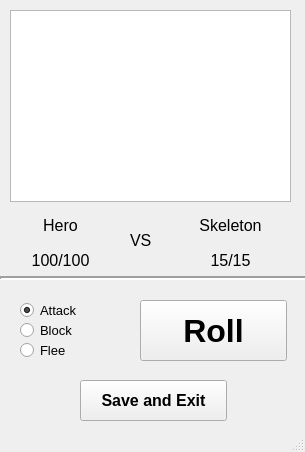
<?xml version="1.0" encoding="UTF-8"?>
<ui version="4.0">
 <class>GameWindow</class>
 <widget class="QMainWindow" name="GameWindow">
  <property name="enabled">
   <bool>true</bool>
  </property>
  <property name="geometry">
   <rect>
    <x>0</x>
    <y>0</y>
    <width>305</width>
    <height>452</height>
   </rect>
  </property>
  <property name="sizePolicy">
   <sizepolicy hsizetype="Fixed" vsizetype="Fixed">
    <horstretch>0</horstretch>
    <verstretch>0</verstretch>
   </sizepolicy>
  </property>
  <property name="minimumSize">
   <size>
    <width>305</width>
    <height>452</height>
   </size>
  </property>
  <property name="maximumSize">
   <size>
    <width>305</width>
    <height>452</height>
   </size>
  </property>
  <property name="windowTitle">
   <string>Endless Text Dungeon</string>
  </property>
  <property name="windowIcon">
   <iconset>
    <normaloff>C:/Users/zjbar/Documents/NetBeansProjects/FinalProj/Image/Icon.png</normaloff>C:/Users/zjbar/Documents/NetBeansProjects/FinalProj/Image/Icon.png</iconset>
  </property>
  <widget class="QWidget" name="centralwidget">
   <widget class="QTextBrowser" name="textBrowser">
    <property name="enabled">
     <bool>true</bool>
    </property>
    <property name="geometry">
     <rect>
      <x>10</x>
      <y>10</y>
      <width>281</width>
      <height>192</height>
     </rect>
    </property>
    <property name="autoFillBackground">
     <bool>false</bool>
    </property>
    <property name="verticalScrollBarPolicy">
     <enum>Qt::ScrollBarAlwaysOff</enum>
    </property>
    <property name="horizontalScrollBarPolicy">
     <enum>Qt::ScrollBarAlwaysOff</enum>
    </property>
    <property name="readOnly">
     <bool>true</bool>
    </property>
    <property name="html">
     <string>&lt;!DOCTYPE HTML PUBLIC &quot;-//W3C//DTD HTML 4.0//EN&quot; &quot;http://www.w3.org/TR/REC-html40/strict.dtd&quot;&gt;
&lt;html&gt;&lt;head&gt;&lt;meta name=&quot;qrichtext&quot; content=&quot;1&quot; /&gt;&lt;style type=&quot;text/css&quot;&gt;
p, li { white-space: pre-wrap; }
&lt;/style&gt;&lt;/head&gt;&lt;body style=&quot; font-family:'MS Shell Dlg 2'; font-size:7.8pt; font-weight:400; font-style:normal;&quot;&gt;
&lt;p style=&quot;-qt-paragraph-type:empty; margin-top:0px; margin-bottom:0px; margin-left:0px; margin-right:0px; -qt-block-indent:0; text-indent:0px;&quot;&gt;&lt;br /&gt;&lt;/p&gt;&lt;/body&gt;&lt;/html&gt;</string>
    </property>
   </widget>
   <widget class="QLabel" name="PlayerName">
    <property name="geometry">
     <rect>
      <x>10</x>
      <y>210</y>
      <width>101</width>
      <height>31</height>
     </rect>
    </property>
    <property name="font">
     <font>
      <family>Tahoma</family>
      <pointsize>12</pointsize>
     </font>
    </property>
    <property name="text">
     <string>Hero</string>
    </property>
    <property name="scaledContents">
     <bool>true</bool>
    </property>
    <property name="alignment">
     <set>Qt::AlignCenter</set>
    </property>
    <property name="wordWrap">
     <bool>false</bool>
    </property>
   </widget>
   <widget class="QLabel" name="EnemyName">
    <property name="geometry">
     <rect>
      <x>170</x>
      <y>210</y>
      <width>121</width>
      <height>31</height>
     </rect>
    </property>
    <property name="font">
     <font>
      <family>Tahoma</family>
      <pointsize>12</pointsize>
     </font>
    </property>
    <property name="text">
     <string>Skeleton</string>
    </property>
    <property name="textFormat">
     <enum>Qt::RichText</enum>
    </property>
    <property name="alignment">
     <set>Qt::AlignCenter</set>
    </property>
   </widget>
   <widget class="QLabel" name="Health">
    <property name="geometry">
     <rect>
      <x>10</x>
      <y>250</y>
      <width>101</width>
      <height>20</height>
     </rect>
    </property>
    <property name="font">
     <font>
      <family>Tahoma</family>
      <pointsize>12</pointsize>
     </font>
    </property>
    <property name="text">
     <string>100/100</string>
    </property>
    <property name="alignment">
     <set>Qt::AlignCenter</set>
    </property>
   </widget>
   <widget class="QLabel" name="EnemyHealth">
    <property name="geometry">
     <rect>
      <x>170</x>
      <y>250</y>
      <width>121</width>
      <height>20</height>
     </rect>
    </property>
    <property name="font">
     <font>
      <family>Tahoma</family>
      <pointsize>12</pointsize>
     </font>
    </property>
    <property name="text">
     <string>15/15</string>
    </property>
    <property name="alignment">
     <set>Qt::AlignCenter</set>
    </property>
   </widget>
   <widget class="QLabel" name="label_5">
    <property name="geometry">
     <rect>
      <x>130</x>
      <y>230</y>
      <width>31</width>
      <height>20</height>
     </rect>
    </property>
    <property name="font">
     <font>
      <family>Tahoma</family>
      <pointsize>12</pointsize>
     </font>
    </property>
    <property name="text">
     <string>VS</string>
    </property>
   </widget>
   <widget class="Line" name="line">
    <property name="geometry">
     <rect>
      <x>0</x>
      <y>270</y>
      <width>311</width>
      <height>16</height>
     </rect>
    </property>
    <property name="lineWidth">
     <number>2</number>
    </property>
    <property name="orientation">
     <enum>Qt::Horizontal</enum>
    </property>
   </widget>
   <widget class="QRadioButton" name="Attack">
    <property name="geometry">
     <rect>
      <x>20</x>
      <y>300</y>
      <width>95</width>
      <height>20</height>
     </rect>
    </property>
    <property name="font">
     <font>
      <family>Tahoma</family>
      <pointsize>10</pointsize>
     </font>
    </property>
    <property name="text">
     <string>Attack</string>
    </property>
    <property name="checked">
     <bool>true</bool>
    </property>
    <attribute name="buttonGroup">
     <string notr="true">Actions</string>
    </attribute>
   </widget>
   <widget class="QRadioButton" name="Block">
    <property name="geometry">
     <rect>
      <x>20</x>
      <y>320</y>
      <width>95</width>
      <height>20</height>
     </rect>
    </property>
    <property name="font">
     <font>
      <family>Tahoma</family>
      <pointsize>10</pointsize>
     </font>
    </property>
    <property name="text">
     <string>Block</string>
    </property>
    <attribute name="buttonGroup">
     <string notr="true">Actions</string>
    </attribute>
   </widget>
   <widget class="QRadioButton" name="Flee">
    <property name="geometry">
     <rect>
      <x>20</x>
      <y>340</y>
      <width>95</width>
      <height>20</height>
     </rect>
    </property>
    <property name="font">
     <font>
      <family>Tahoma</family>
      <pointsize>10</pointsize>
     </font>
    </property>
    <property name="text">
     <string>Flee</string>
    </property>
    <attribute name="buttonGroup">
     <string notr="true">Actions</string>
    </attribute>
   </widget>
   <widget class="QPushButton" name="Roll">
    <property name="geometry">
     <rect>
      <x>140</x>
      <y>300</y>
      <width>147</width>
      <height>61</height>
     </rect>
    </property>
    <property name="font">
     <font>
      <family>Tahoma</family>
      <pointsize>24</pointsize>
      <weight>75</weight>
      <bold>true</bold>
     </font>
    </property>
    <property name="text">
     <string>Roll</string>
    </property>
   </widget>
   <widget class="QPushButton" name="SaveExit">
    <property name="geometry">
     <rect>
      <x>80</x>
      <y>380</y>
      <width>147</width>
      <height>41</height>
     </rect>
    </property>
    <property name="font">
     <font>
      <family>Tahoma</family>
      <pointsize>12</pointsize>
      <weight>75</weight>
      <bold>true</bold>
     </font>
    </property>
    <property name="text">
     <string>Save and Exit</string>
    </property>
   </widget>
  </widget>
  <widget class="QStatusBar" name="statusbar">
   <property name="enabled">
    <bool>true</bool>
   </property>
  </widget>
 </widget>
 <resources/>
 <connections/>
 <buttongroups>
  <buttongroup name="Actions"/>
 </buttongroups>
</ui>
